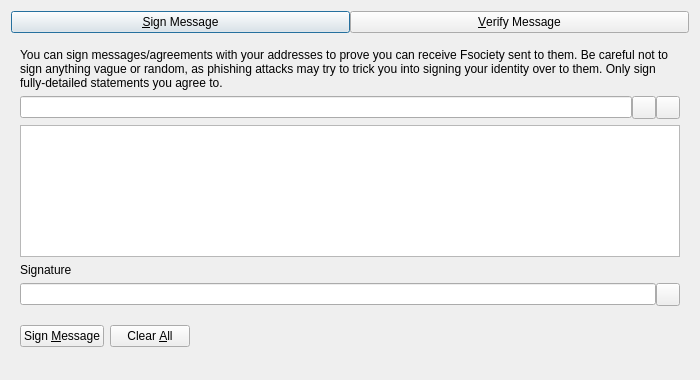
<?xml version="1.0" encoding="UTF-8"?>
<ui version="4.0">
 <class>SignVerifyMessageDialog</class>
 <widget class="QDialog" name="SignVerifyMessageDialog">
  <property name="geometry">
   <rect>
    <x>0</x>
    <y>0</y>
    <width>700</width>
    <height>380</height>
   </rect>
  </property>
  <property name="windowTitle">
   <string>Signatures - Sign / Verify a Message</string>
  </property>
  <property name="modal">
   <bool>true</bool>
  </property>
  <layout class="QVBoxLayout" name="verticalLayout">
   <item>
    <layout class="QHBoxLayout" name="horizontalLayout_Buttons_2">
     <property name="spacing">
      <number>0</number>
     </property>
     <property name="topMargin">
      <number>0</number>
     </property>
     <item>
      <widget class="QPushButton" name="btnSignMessage">
       <property name="text">
        <string>&amp;Sign Message</string>
       </property>
       <property name="checkable">
        <bool>true</bool>
       </property>
      </widget>
     </item>
     <item>
      <widget class="QPushButton" name="btnVerifyMessage">
       <property name="text">
        <string>&amp;Verify Message</string>
       </property>
       <property name="checkable">
        <bool>true</bool>
       </property>
      </widget>
     </item>
    </layout>
   </item>
   <item>
    <widget class="QStackedWidget" name="stackedWidgetSig">
     <property name="minimumSize">
      <size>
       <width>0</width>
       <height>0</height>
      </size>
     </property>
     <property name="currentIndex">
      <number>0</number>
     </property>
     <widget class="QWidget" name="pageSignMessage">
      <layout class="QVBoxLayout" name="verticalLayout_SM">
       <item>
        <widget class="QLabel" name="infoLabel_SM">
         <property name="text">
          <string>You can sign messages/agreements with your addresses to prove you can receive Fsociety sent to them. Be careful not to sign anything vague or random, as phishing attacks may try to trick you into signing your identity over to them. Only sign fully-detailed statements you agree to.</string>
         </property>
         <property name="textFormat">
          <enum>Qt::PlainText</enum>
         </property>
         <property name="wordWrap">
          <bool>true</bool>
         </property>
        </widget>
       </item>
       <item>
        <layout class="QHBoxLayout" name="horizontalLayout_1_SM">
         <property name="spacing">
          <number>0</number>
         </property>
         <item>
          <widget class="QValidatedLineEdit" name="addressIn_SM">
           <property name="toolTip">
            <string>The Fsociety address to sign the message with</string>
           </property>
          </widget>
         </item>
         <item>
          <widget class="QToolButton" name="addressBookButton_SM">
           <property name="toolTip">
            <string>Choose previously used address</string>
           </property>
           <property name="text">
            <string/>
           </property>
           <property name="shortcut">
            <string>Alt+A</string>
           </property>
          </widget>
         </item>
         <item>
          <widget class="QToolButton" name="pasteButton_SM">
           <property name="toolTip">
            <string>Paste address from clipboard</string>
           </property>
           <property name="text">
            <string/>
           </property>
           <property name="shortcut">
            <string>Alt+P</string>
           </property>
          </widget>
         </item>
        </layout>
       </item>
       <item>
        <widget class="QPlainTextEdit" name="messageIn_SM">
         <property name="toolTip">
          <string>Enter the message you want to sign here</string>
         </property>
        </widget>
       </item>
       <item>
        <widget class="QLabel" name="signatureLabel_SM">
         <property name="text">
          <string>Signature</string>
         </property>
         <property name="textFormat">
          <enum>Qt::PlainText</enum>
         </property>
        </widget>
       </item>
       <item>
        <layout class="QHBoxLayout" name="horizontalLayout_2_SM">
         <property name="spacing">
          <number>0</number>
         </property>
         <item>
          <widget class="QLineEdit" name="signatureOut_SM">
           <property name="readOnly">
            <bool>true</bool>
           </property>
          </widget>
         </item>
         <item>
          <widget class="QToolButton" name="copySignatureButton_SM">
           <property name="toolTip">
            <string>Copy the current signature to the system clipboard</string>
           </property>
           <property name="text">
            <string/>
           </property>
          </widget>
         </item>
        </layout>
       </item>
       <item>
        <layout class="QHBoxLayout" name="horizontalLayout_3_SM">
         <item>
          <widget class="QPushButton" name="signMessageButton_SM">
           <property name="toolTip">
            <string>Sign the message to prove you own this Fsociety address</string>
           </property>
           <property name="text">
            <string>Sign &amp;Message</string>
           </property>
           <property name="autoDefault">
            <bool>false</bool>
           </property>
          </widget>
         </item>
         <item>
          <widget class="QPushButton" name="clearButton_SM">
           <property name="toolTip">
            <string>Reset all sign message fields</string>
           </property>
           <property name="text">
            <string>Clear &amp;All</string>
           </property>
           <property name="autoDefault">
            <bool>false</bool>
           </property>
          </widget>
         </item>
         <item>
          <spacer name="horizontalSpacer_1_SM">
           <property name="orientation">
            <enum>Qt::Horizontal</enum>
           </property>
           <property name="sizeHint" stdset="0">
            <size>
             <width>40</width>
             <height>48</height>
            </size>
           </property>
          </spacer>
         </item>
         <item>
          <widget class="QLabel" name="statusLabel_SM">
           <property name="text">
            <string/>
           </property>
           <property name="wordWrap">
            <bool>true</bool>
           </property>
          </widget>
         </item>
         <item>
          <spacer name="horizontalSpacer_2_SM">
           <property name="orientation">
            <enum>Qt::Horizontal</enum>
           </property>
           <property name="sizeHint" stdset="0">
            <size>
             <width>40</width>
             <height>48</height>
            </size>
           </property>
          </spacer>
         </item>
        </layout>
       </item>
      </layout>
     </widget>
     <widget class="QWidget" name="pageVerifyMessage">
      <layout class="QVBoxLayout" name="verticalLayout_VM">
       <item>
        <widget class="QLabel" name="infoLabel_VM">
         <property name="text">
          <string>Enter the receiver's address, message (ensure you copy line breaks, spaces, tabs, etc. exactly) and signature below to verify the message. Be careful not to read more into the signature than what is in the signed message itself, to avoid being tricked by a man-in-the-middle attack. Note that this only proves the signing party receives with the address, it cannot prove sendership of any transaction!</string>
         </property>
         <property name="textFormat">
          <enum>Qt::PlainText</enum>
         </property>
         <property name="alignment">
          <set>Qt::AlignLeading|Qt::AlignLeft|Qt::AlignTop</set>
         </property>
         <property name="wordWrap">
          <bool>true</bool>
         </property>
        </widget>
       </item>
       <item>
        <layout class="QHBoxLayout" name="horizontalLayout_1_VM">
         <property name="spacing">
          <number>0</number>
         </property>
         <item>
          <widget class="QValidatedLineEdit" name="addressIn_VM">
           <property name="toolTip">
            <string>The Fsociety address the message was signed with</string>
           </property>
          </widget>
         </item>
         <item>
          <widget class="QToolButton" name="addressBookButton_VM">
           <property name="toolTip">
            <string>Choose previously used address</string>
           </property>
           <property name="text">
            <string/>
           </property>
           <property name="shortcut">
            <string>Alt+A</string>
           </property>
          </widget>
         </item>
        </layout>
       </item>
       <item>
        <widget class="QPlainTextEdit" name="messageIn_VM"/>
       </item>
       <item>
        <widget class="QValidatedLineEdit" name="signatureIn_VM"/>
       </item>
       <item>
        <layout class="QHBoxLayout" name="horizontalLayout_2_VM">
         <item>
          <widget class="QPushButton" name="verifyMessageButton_VM">
           <property name="toolTip">
            <string>Verify the message to ensure it was signed with the specified Fsociety address</string>
           </property>
           <property name="text">
            <string>Verify &amp;Message</string>
           </property>
           <property name="autoDefault">
            <bool>false</bool>
           </property>
          </widget>
         </item>
         <item>
          <widget class="QPushButton" name="clearButton_VM">
           <property name="toolTip">
            <string>Reset all verify message fields</string>
           </property>
           <property name="text">
            <string>Clear &amp;All</string>
           </property>
           <property name="autoDefault">
            <bool>false</bool>
           </property>
          </widget>
         </item>
         <item>
          <spacer name="horizontalSpacer_1_VM">
           <property name="orientation">
            <enum>Qt::Horizontal</enum>
           </property>
           <property name="sizeHint" stdset="0">
            <size>
             <width>40</width>
             <height>48</height>
            </size>
           </property>
          </spacer>
         </item>
         <item>
          <widget class="QLabel" name="statusLabel_VM">
           <property name="text">
            <string/>
           </property>
           <property name="wordWrap">
            <bool>true</bool>
           </property>
          </widget>
         </item>
         <item>
          <spacer name="horizontalSpacer_2_VM">
           <property name="orientation">
            <enum>Qt::Horizontal</enum>
           </property>
           <property name="sizeHint" stdset="0">
            <size>
             <width>40</width>
             <height>48</height>
            </size>
           </property>
          </spacer>
         </item>
        </layout>
       </item>
      </layout>
     </widget>
    </widget>
   </item>
  </layout>
 </widget>
 <customwidgets>
  <customwidget>
   <class>QValidatedLineEdit</class>
   <extends>QLineEdit</extends>
   <header>qt/qvalidatedlineedit.h</header>
  </customwidget>
 </customwidgets>
 <resources>
  <include location="../fsociety.qrc"/>
 </resources>
 <connections/>
</ui>
